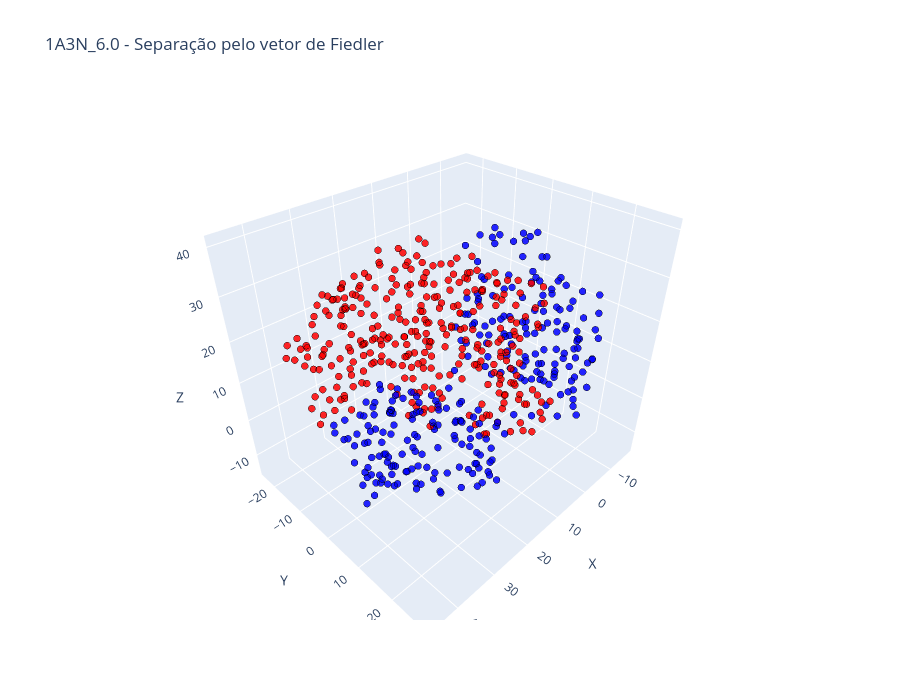

The code cell stored with this chart in its notebook:
### Code cell
import plotly.graph_objects as go
import networkx as nx

# ==========================================================
# Coordenadas dos nós
# ==========================================================
node_x = []
node_y = []
node_z = []
colors = []
hover_text = []

for i, node in enumerate(G.nodes()):
    node_x.append(G.nodes[node]["x"])
    node_y.append(G.nodes[node]["y"])
    node_z.append(G.nodes[node]["z"])

    # Cor baseada no vetor de Fiedler (positivo = vermelho, negativo = azul)
    colors.append("red" if fiedler[i] > 0 else "blue")

    hover_text.append(
        f"Node: {node}<br>"
        f"Chain: {G.nodes[node]['chain']}<br>"
        f"Resid: {G.nodes[node]['resid']}<br>"
        f"Fiedler: {fiedler[i]:.4f}"
    )

# ==========================================================
# Figura 3D única
# ==========================================================
fig = go.Figure()

fig.add_trace(
    go.Scatter3d(
        x=node_x,
        y=node_y,
        z=node_z,
        mode="markers",
        marker=dict(
            size=4,
            color=colors,
            opacity=0.85,
            line=dict(width=0.1, color="black")
        ),
        text=hover_text,
        hoverinfo="text"
    )
)

# ==========================================================
# Layout
# ==========================================================
fig.update_layout(
    title=nome_proteina+"_"+str(cutoff)+" - Separação pelo vetor de Fiedler",
    width=900,
    height=700,
    scene=dict(
        aspectmode="data",
        xaxis_title="X",
        yaxis_title="Y",
        zaxis_title="Z"
    )
)

fig.show()

### Figure 1 — Plotly figure (JSON) as saved in the notebook; plotly's stock layout.template omitted (floating-point values rounded to 4 significant figures; data arrays with more than 128 entries replaced by an {"elided": "..."} marker saying what was removed)
{"data": [{"hoverinfo": "text", "marker": {"color": {"elided": "572 str values"}, "line": {"color": "black", "width": 0.1}, "opacity": 0.85, "size": 4}, "mode": "markers", "text": {"elided": "572 str values"}, "type": "scatter3d", "x": {"elided": "572 float values"}, "y": {"elided": "572 float values"}, "z": {"elided": "572 float values"}}], "layout": {"height": 700, "scene": {"aspectmode": "data", "xaxis": {"title": {"text": "X"}}, "yaxis": {"title": {"text": "Y"}}, "zaxis": {"title": {"text": "Z"}}}, "title": {"text": "1A3N_6.0 - Separação pelo vetor de Fiedler"}, "width": 900}}
